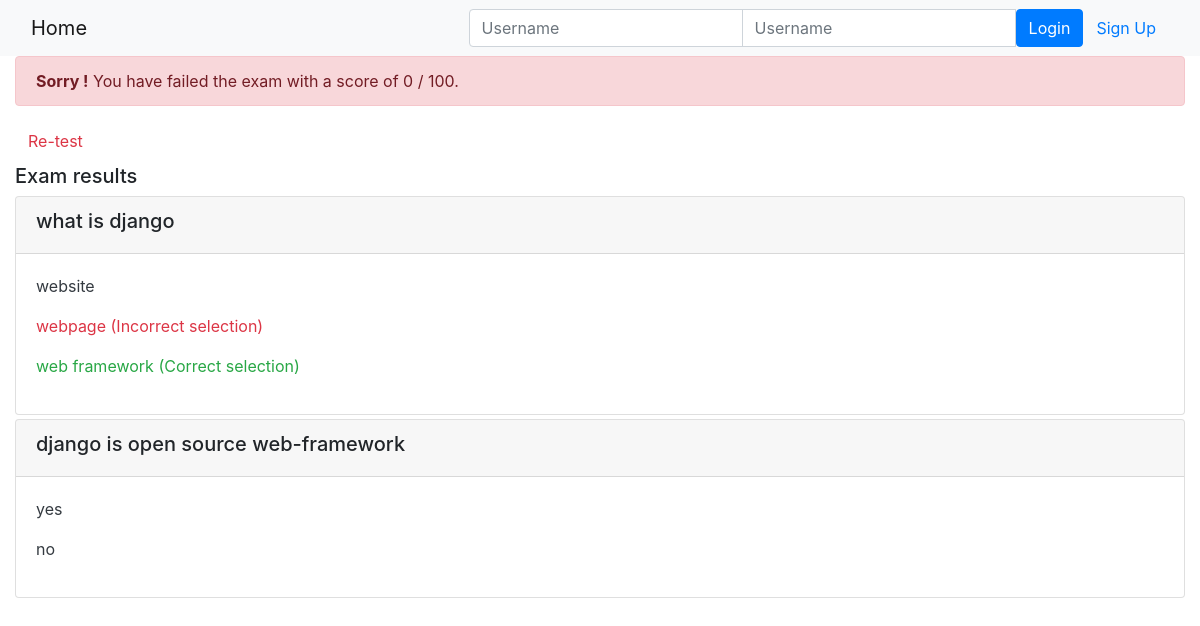
/onlinecourse/1/submission/1/result/, run on the app's committed database.
### onlinecourse/models.py (models this page shows)
class Question(models.Model):
    course=models.ManyToManyField(Course)
    text=models.CharField(max_length=100)
    grade=models.IntegerField(default=0)
    def is_get_score(self, selected_ids):
        all_correct_answers = self.choice_set.filter(correct=True).count()
        selected_correct = self.choice_set.filter(correct=True, id__in=selected_ids).count()
        selected_incorrect = self.choice_set.filter(correct=False, id__in=selected_ids).count()
        if all_correct_answers == selected_correct - selected_incorrect:
            return True
        else:
            return False

class Choice(models.Model):
    question=models.ManyToManyField(Question)
    text=models.TextField(max_length=100)
    correct=models.BooleanField(default=False)

### onlinecourse/views.py (the view)
def show_exam_result(request, course_id, submission_id):
    course = get_object_or_404(Course, pk=course_id)
    submission = get_object_or_404(Submission, pk=submission_id)
    choices = submission.choices.all()
    actual_score = 0
    max_grade = 0
    for question in course.question_set.all():
        max_grade += question.grade
        if question.is_get_score(choices):
            actual_score += question.grade
    context = {
        "course": course,
        "choices": choices,
        "grade": int((actual_score/max_grade)*100)}
    return render(request, 'onlinecourse/exam_result_bootstrap.html', context)

### onlinecourse/templates/onlinecourse/exam_result_bootstrap.html (shortened to what this page needs)
<!DOCTYPE html>
<html lang="en">
<head>
    {% load static %}
    <link rel="stylesheet" href="https://maxcdn.bootstrapcdn.com/bootstrap/4.5.2/css/bootstrap.min.css">
</head>
<body>
 <nav class="navbar navbar-light bg-light">
    <div class="container-fluid">
        <div class="navbar-header">
              <a class="navbar-brand" href="{% url 'onlinecourse:index' %}">Home</a>
        </div>
        <ul class="nav navbar-nav navbar-right">
            {% if user.is_authenticated %}
            <li>
                <a class="btn btn-link" href="#">{{ user.first_name }}({{ user.username }})</a>
                <a class="btn btn-link" href="{% url 'onlinecourse:logout' %}">Logout</a>
            </li>
            {% else %}
            <li>
                <form class="form-inline" action="{% url 'onlinecourse:login' %}" method="post">
                    <div class="input-group">
                        <input type="text" class="form-control" placeholder="Username" name="username" >
                        <input type="password" class="form-control" placeholder="Username" name="psw" >
                        <button class="btn btn-primary" type="submit">Login</button>
                        <a class="btn btn-link" href="{% url 'onlinecourse:registration' %}">Sign Up</a>
                    </div>
                </form>
            </li>
            {% endif %}
        </ul>
    </div>
</nav>
<div class="container-fluid">
    {% if grade > 80 %}
    <div class="alert alert-success">
       <strong>Congratulations {{ user.first_name }}!</strong>  You have passed the exam and completed the course with a score of {{ grade }} / 100.
    </div>
        {% else %}
        <div class="alert alert-danger">
            <strong>Sorry {{ user.first_name }}!</strong>  You have failed the exam with a score of {{ grade }} / 100.
        </div>
        <a class="btn btn-link text-danger" href="{% url 'onlinecourse:course_details' course.id %}">Re-test</a>
        {% endif %}
        <div class="card-columns-vertical mt-1">
        <h5 class="">Exam results</h5>
            {% for question in course.question_set.all %}
            <div class="card mt-1">
                <div class="card-header">
                    <h5>{{question.text}}</h5>
                </div>
                <div class="card-body">
                    {% for choice in question.choice_set.all %}
                        {% if choice in choices and choice.correct %}
                            <p class="text-success">{{choice.text}} (Correct selection)</p>
                        {% elif choice in choices and not choice.correct %}
                            <p class="text-danger">{{choice.text}} (Incorrect selection)</p>
                        {% else %}
                            <p class="text-dark">{{choice.text}}</p>
                        {% endif %}
                    {% endfor %}
                </div>
            </div>
        {% endfor %}
        </div>
    </div>
</body>
</html>

### data on the page
Question: text "what is django"
Choice: text "website"
Choice: text "webpage"
Choice: text "web framework"
Question: text "django is open source web-framework"
Choice: text "yes"
Choice: text "no"

### other printed values
{{ grade }} "0"
